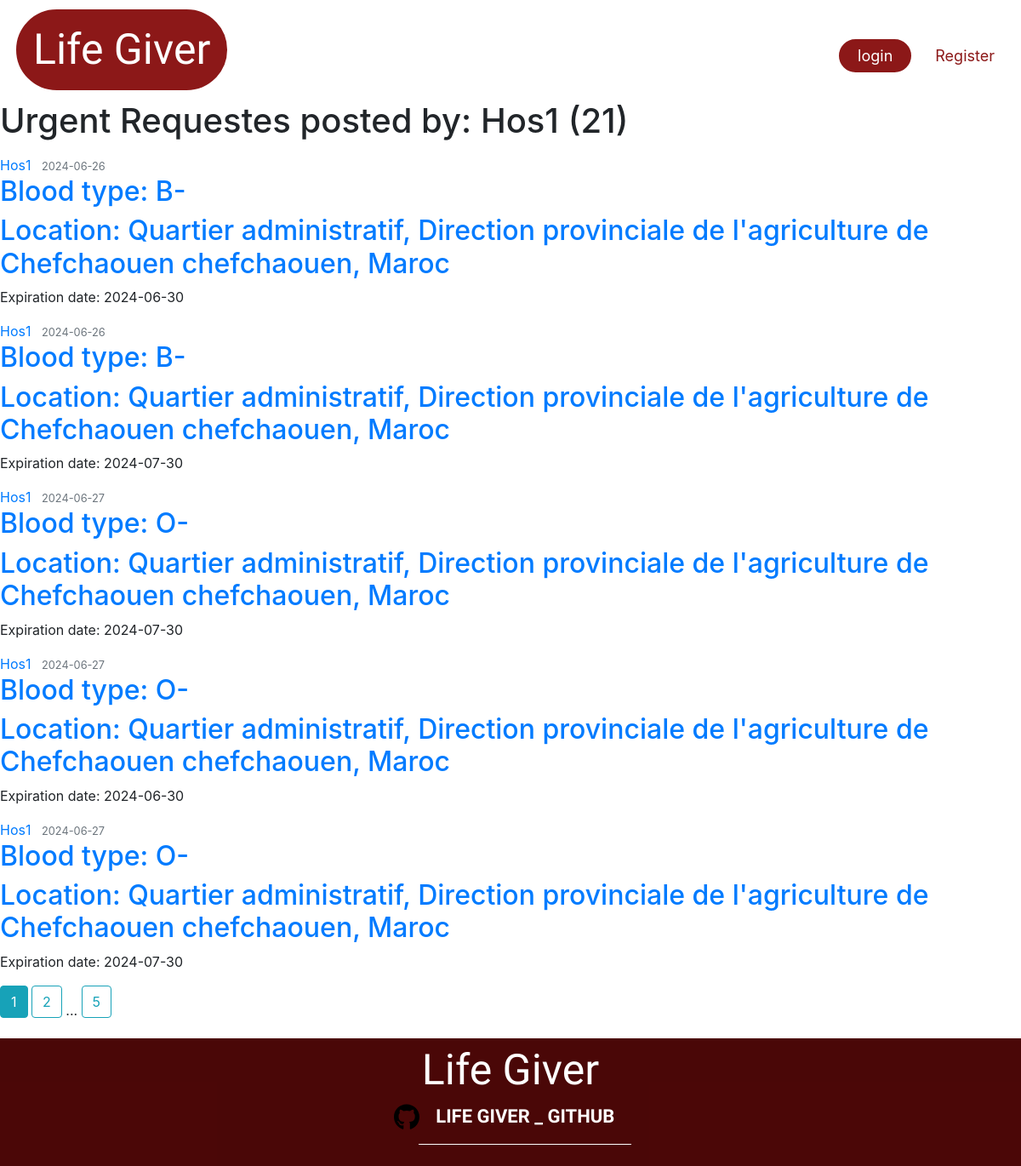
The page /hospital_urgent/Hos1 on the database its author committed.
### Lifegiver_test/lifegiver/models.py (models this page shows, shortened)
class Hospital(db.Model, UserMixin):
    __tablename__ = 'hospital'
    id = db.Column(db.Integer, primary_key=True)
    name = db.Column(db.String(225), nullable=False)
    image_file = db.Column(db.String(20), nullable=False, default='default1.png')
    street = db.Column(db.String(500), nullable=True)
    city = db.Column(db.String(100), nullable=True)
    province = db.Column(db.String(100), nullable=True)
    zip_code = db.Column(db.String(45), nullable=True)
    country = db.Column(db.String(100), nullable=True)
    phone_number = db.Column(db.String(45), nullable=False)
    email = db.Column(db.String(125), unique=True, nullable=False)
    password = db.Column(db.String(60), nullable=False)
    barcode = db.Column(db.String(100), unique=True, nullable=False)
    lat = db.Column(db.Float, nullable=True)
    lng = db.Column(db.Float, nullable=True)
    hospital_donations = db.relationship('UserDonation', backref='hospital_donation', lazy=True)
    hospital_requests = db.relationship('DonationRequest', backref='hospital_request', lazy=True)
    urgent_requests = db.relationship('UrgentRequest', backref='hospital_urgent_request', lazy=True)

class UrgentRequest(db.Model):
    id = db.Column(db.Integer, primary_key=True)
    hospital_id = db.Column(db.Integer, db.ForeignKey('hospital.id'), nullable=False)
    blood_type = db.Column(db.Enum('O-', 'O+', 'A-', 'A+', 'B-', 'B+', 'AB-', 'AB+'), nullable=False)
    request_date = db.Column(db.DateTime, nullable=False, default=datetime.now)
    expiration_date = db.Column(db.DateTime, nullable=False, default=lambda: datetime.now() + timedelta(days=15))

### Lifegiver_test/lifegiver/route.py (the view)
@app.route('/hospital_urgent/<string:name>', methods=['POST', 'GET'], strict_slashes=False)
def hospital_urgent_requests(name):
    page = request.args.get('page', 1, type=int)
    hospital = Hospital.query.filter_by(name=name).first_or_404()
    hospital_urg_requests = UrgentRequest.query.filter_by(hospital_id=hospital.id)\
            .order_by(UrgentRequest.request_date.asc())\
            .paginate(page=page, per_page=5) # inteade of using .all() we gonna change it to .paginate() to get 10 requests per page
    return render_template('hospital_urgent_requests.html', title='Hospital Urgent Requests', requests=hospital_urg_requests, hospital=hospital)

### Lifegiver_test/lifegiver/templates/hospital_urgent_requests.html (shortened to what this page needs)
{% extends "layout.html" %}
{% block content %}
    <h1 class="mb-3">Urgent Requestes posted by: {{ hospital.name }} ({{ requests.total }})</h1>
    {% for req in requests.items %}
        <article class="media content-section">
          <div class="media-body">
            <div class="article-metadata">
              <a class="mr-2" href="{{ url_for('hospital_urgent_requests', name=hospital.name) }}">{{ req.hospital_urgent_request.name }}</a>
              <small class="text-muted">{{ req.request_date.strftime('%Y-%m-%d') }}</small>
            </div>
            <h2><a class="article-title" href="{{ url_for('urgent_don_request', urgent_request_id=req.id) }}">{{ 'Blood type: ' ~ req.blood_type }}</a></h2>
            <h2><a class="article-title" href="#">{{ 'Location: ' ~ req.hospital_urgent_request.street ~ ' ' ~ req.hospital_urgent_request.city ~ ', ' ~ req.hospital_urgent_request.country }}</a></h2>
            <p class="article-content">{{ 'Expiration date: ' ~ req.expiration_date.strftime('%Y-%m-%d') }}</p>
          </div>
        </article>
    {% endfor %}
    {% for page_num in requests.iter_pages(left_edge=1, right_edge=1, left_current=1, right_current=1) %}
      {% if page_num %}
        {% if requests.page == page_num %}
          <a class="btn btn-info mb-4" href="{{ url_for('hospital_urgent_requests', name=hospital.name, page=page_num) }}">{{ page_num }}</a>
        {% else %}
          <a class="btn btn-outline-info mb-4" href="{{ url_for('hospital_urgent_requests',name=hospital.name, page=page_num) }}">{{ page_num }}</a>
        {% endif %}
      {% else %}
        ...
      {% endif %}
    {% endfor %}
{% endblock content %}

### Lifegiver_test/lifegiver/static/css/loading.css (style rules this page uses)
:root { --border-width: 7px; }
* { margin: 0; padding: 0; }

### rows shown on the page
Hospital: name "Hos1", street+city+country "Location: Quartier administratif, Direction provinciale de l'agriculture de Chefchaouen chefchaouen, Maroc"
UrgentRequest: hospital_urgent_request.name "Hos1", request_date "2024-06-26", blood_type "Blood type: B-", expiration_date "Expiration date: 2024-06-30"
UrgentRequest: hospital_urgent_request.name "Hos1", request_date "2024-06-26", blood_type "Blood type: B-", expiration_date "Expiration date: 2024-07-30"
UrgentRequest: hospital_urgent_request.name "Hos1", request_date "2024-06-27", blood_type "Blood type: O-", expiration_date "Expiration date: 2024-07-30"
UrgentRequest: hospital_urgent_request.name "Hos1", request_date "2024-06-27", blood_type "Blood type: O-", expiration_date "Expiration date: 2024-06-30"
UrgentRequest: hospital_urgent_request.name "Hos1", request_date "2024-06-27", blood_type "Blood type: O-", expiration_date "Expiration date: 2024-07-30"

### other values the page prints
{{ requests.total }} "21"
{{ page_num }} "1"
{{ page_num }} "2" "5"
